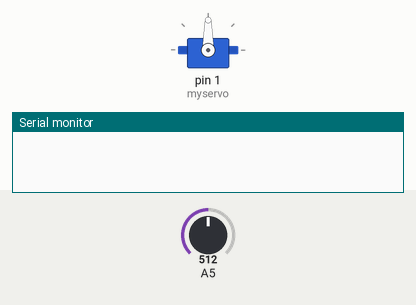
The sketch below on a simulated Arduino Uno, built with avr-gcc and run on an emulated ATmega328P. On the bench: servo, the last lines printed to the serial monitor. The test bench sets the inputs (shaded band); at power-on: A5 = 512.

Above: at 0.1 s.
At 23.1 s:
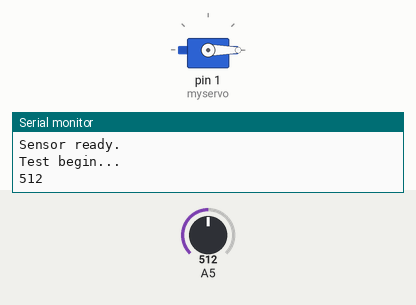
Timing chart, 0 to 24.6 s (numbered marks = the images above):
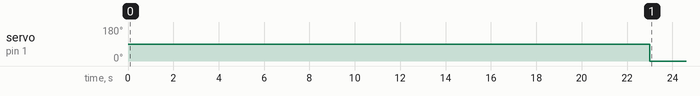

Measured:
- by itself, servo on pin 1 (myservo): 90° → 0° at 23.0 s

The sketch:

air_filter.ino
```cpp
#include"AirQuality.h"
#include"Arduino.h"
AirQuality airqualitysensor;
int current_quality =-1;

#include <Servo.h>

Servo myservo;
int pos = 0;

void setup(){

  myservo.attach(1);
    Serial.begin(9600);
    airqualitysensor.init(1);
}
void loop()
{
    current_quality=airqualitysensor.slope();
    Serial.println(airqualitysensor.first_vol);
//    if (current_quality >= 0)// if a valid data returned.
//    {
//        if (current_quality==0) {
//          delay(2000);
//            Serial.println("High pollution! Force signal active");
//           pos=180;
//
//              }
//        else if (current_quality==1){
//            Serial.println("High pollution!");
//             pos=180;
//
//            }
//        else if (current_quality==2 ){
//            Serial.println("Low pollution!");
//            pos=0;
//  }
//
//            }
//        else if (current_quality ==3){
//            Serial.println("Fresh air");
//            pos=0;
//  }

myservo.write(pos);
delay(5000);
}

ISR(TIMER1_OVF_vect)
{
  if(airqualitysensor.counter==61)//set 2 seconds as a detected duty
  {

      airqualitysensor.last_vol=airqualitysensor.first_vol;
      airqualitysensor.first_vol=analogRead(A5);
      airqualitysensor.counter=0;
      airqualitysensor.timer_index=1;
      PORTB=PORTB^0x20;
  }
  else
  {
    airqualitysensor.counter++;
  }
}
```

AirQuality.cpp
```cpp
#include"Arduino.h"
#include"AirQuality.h"

//Get the avg voltage in 5 minutes.

void AirQuality::avgVoltage()
{
	if(i==150)//sum 5 minutes
	{
		vol_standard=temp/150;
		temp=0;
		Serial.print("Vol_standard in 5 minutes:");
		Serial.println(vol_standard);
		i=0;
	}
    else
	{
		temp+=first_vol;
		i++;
	}
}
void AirQuality::init(int pin)
{
    _pin=pin;
    pinMode(_pin,INPUT);
    unsigned char i=0;
    delay(3000);
    Serial.println("sys_starting...");
    delay(20000);//200000
    init_voltage=analogRead(_pin);

    Serial.println("The init voltage is ...");
    Serial.println(init_voltage);
    while(init_voltage)
    {
        if(init_voltage<798 && init_voltage>10)// the init voltage is ok
        {
            first_vol=analogRead(A5);//initialize first value
            last_vol=first_vol;
            vol_standard=last_vol;
            Serial.println("Sensor ready.");
            error=false;;
            break;
        }
        else if(init_voltage>798||init_voltage<=10)
        {
            i++;
            Serial.println("waitting sensor init..(it takes 20 seconds to init)");
            delay(2000);//60000
            init_voltage=analogRead(A5);
            if(i==5)
            {
                i=0;
                error=true;
                Serial.println("Sensor Error!");
            }
          }
        else
        break;
    }
    //init the timer
    TCCR1A=0;//normal model
    TCCR1B=0x02;//set clock as 8*(1/16M)
    TIMSK1=0x01;//enable overflow interrupt
    Serial.println("Test begin...");
    sei();
}
int AirQuality::slope(void)
{
  while(timer_index)
	{
    	if(first_vol-last_vol>400||first_vol>60)
        {
            Serial.println("High pollution! Force signal active.");
            timer_index=0;
            avgVoltage();
            return 0;
        }
    	else if((first_vol-last_vol>400&&first_vol<60)||first_vol-vol_standard>150)
        {
            Serial.print("sensor_value:");
            Serial.print(first_vol);
            Serial.println("\t High pollution!");
            timer_index=0;
            avgVoltage();
            return 1;

        }
    	else if((first_vol-last_vol>200&&first_vol<60)||first_vol-vol_standard>50)
        {
            //Serial.println(first_vol-last_vol);
            Serial.print("sensor_value:");
            Serial.print(first_vol);
            Serial.println("\t Low pollution!");
            timer_index=0;
            avgVoltage();
            return 2;
        }
    	else
        {
            avgVoltage();
            Serial.print("sensor_value:");
            Serial.print(first_vol);
            Serial.println("\t Air fresh");
            timer_index=0;
            return 3;
        }
	}
    return -1;
}
```

AirQuality.h
```cpp
// (licence header left out)
#ifndef __AIRQUALITY_H__
#define __AIRQUALITY_H__
#include"Arduino.h"
class AirQuality
{
public:
    int i ;
    long vol_standard;
    int init_voltage;
    int first_vol;
    int last_vol;
    int temp;
    int counter;
    boolean timer_index;
    boolean error;
    void init(int pin);
    int slope(void);
private:
    int _pin;
    void avgVoltage(void);
};
#endif
```
